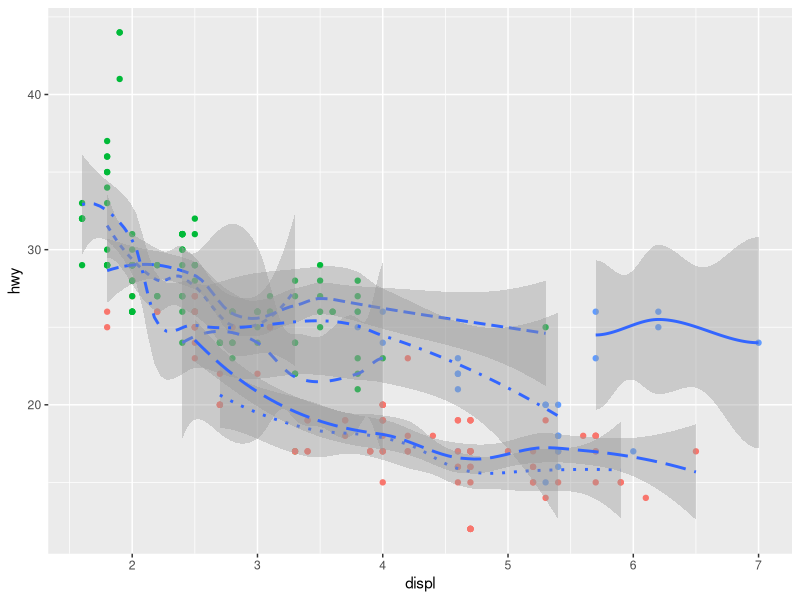

Generate this figure with R:
library(ggplot2)
ggplot(data = mpg)+
  geom_point(mapping = aes(x=displ, y=hwy, color=drv),show.legend = FALSE)+
  geom_smooth(mapping = aes(x=displ, y=hwy, linetype=class),show.legend = FALSE)
